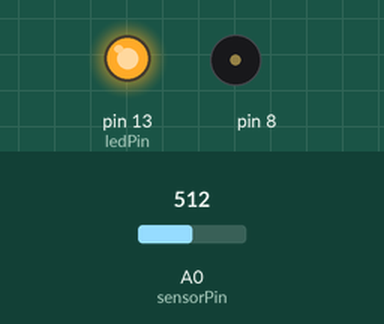
Bench run of a sketch on a simulated Arduino Uno, built with avr-gcc and run on an emulated ATmega328P. On the bench: output pins drawn as LEDs (lit = HIGH), buzzer (waves = sounding). The inputs (shaded band) are chosen by the test bench; at power-on: A0 (sensorPin) = 512. What the sketch prints to the serial monitor is not drawn.

Above: at 0.1 s.
At 5.1 s:
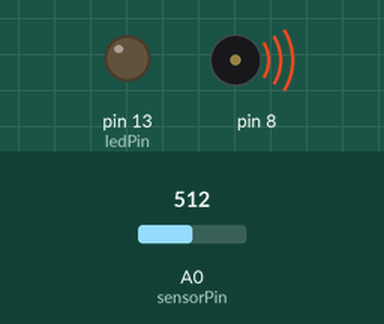
Timing chart, 0 to 6.6 s (numbered marks = the images above):
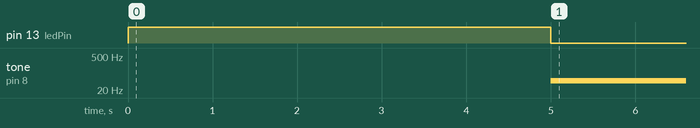

The sketch:

6-light-thermin.ino
```cpp
int sensorPin = A0;
int ledPin = 13;
int sensorValue = 0;
int sensorLow = 1023;
int sensorHigh = 0;

void setup() {
  // put your setup code here, to run once:
  Serial.begin(9600);
  pinMode(ledPin, OUTPUT);
  digitalWrite(ledPin, HIGH);

  while(millis() < 5000) {
    sensorValue = analogRead(sensorPin);
//    Serial.println(sensorValue);
//    delay(15);
      if(sensorValue > sensorHigh) {
        sensorHigh = sensorValue;
      }
      if(sensorValue < sensorLow) {
        sensorLow = sensorValue;
      }
  }
  Serial.print("Low: ");
  Serial.print(sensorLow);
  Serial.print("\t");
  Serial.print("High: ");
  Serial.println(sensorHigh);

  digitalWrite(ledPin, LOW);

}

void loop() {

  sensorValue = analogRead(sensorPin);
  int pitch = map(sensorValue, sensorLow, sensorHigh, 50, 4000);
  tone(8, pitch, 20);
  Serial.println(sensorValue);

  delay(10);

}
```

Measured:
- by itself, tone on pin 8: silent → 49 Hz at 5.0 s
